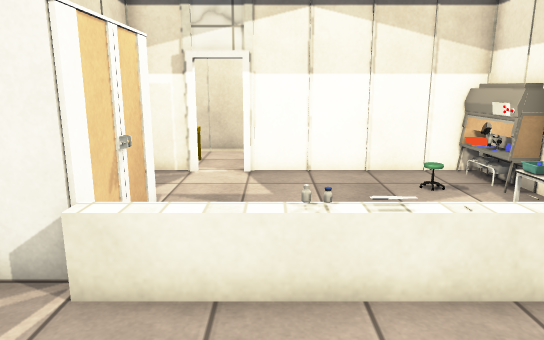
View 1 (above)

13 first-person views from a walk through a scene from a Unity 3-D project. The camera is 1.4 m above the floor, tilts 12° down and sees 70° across. The floor is counted in squares, 0.5 m on a side. Each view is taken from the middle of a square. On the plan, view 1 faces up. The plan holds only what a view shows up to about 20 squares ahead; the rest is blank. The place goes on beyond the plan. Some animated figures are not drawn. Door leaves are left out, so doorways stand open. Some surface patterns are stand-ins.

View 2
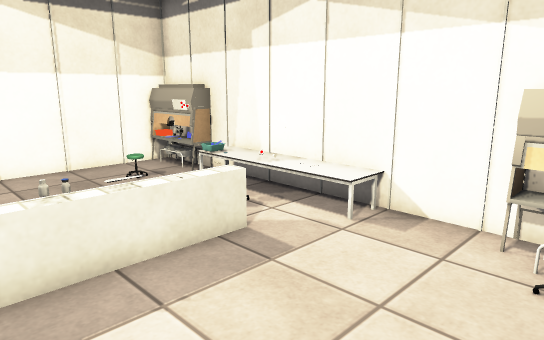

View 3
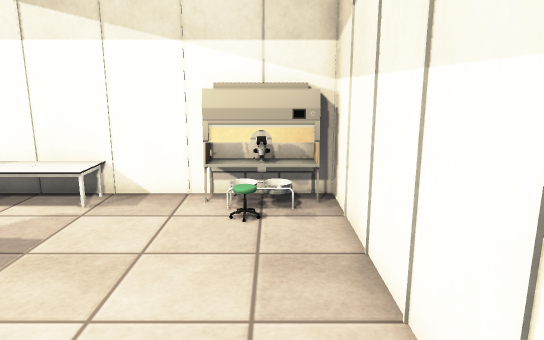

View 4
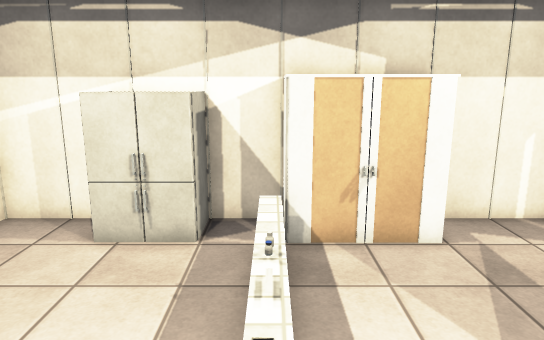

View 5
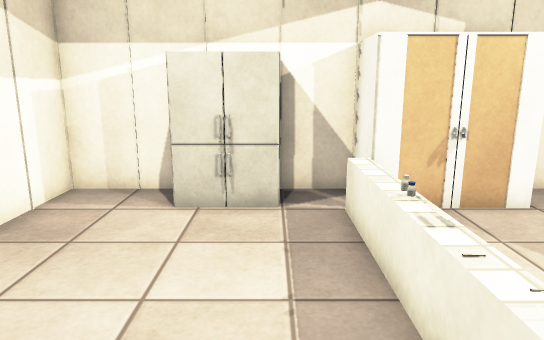

View 6
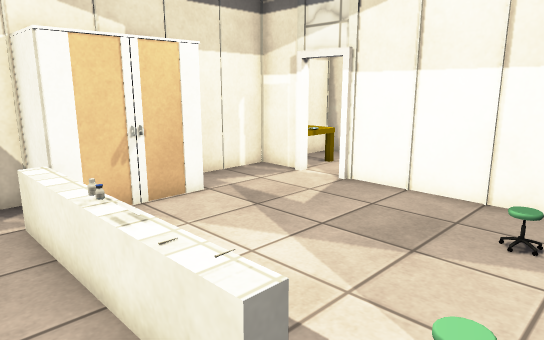

View 7
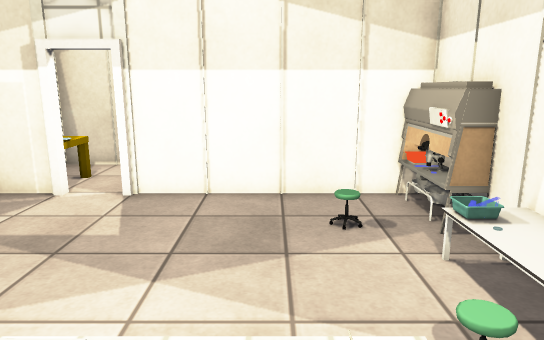

View 8
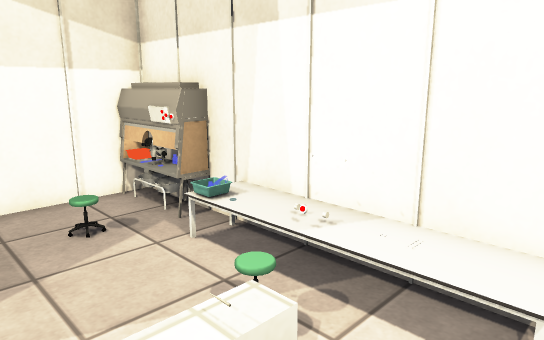

View 9
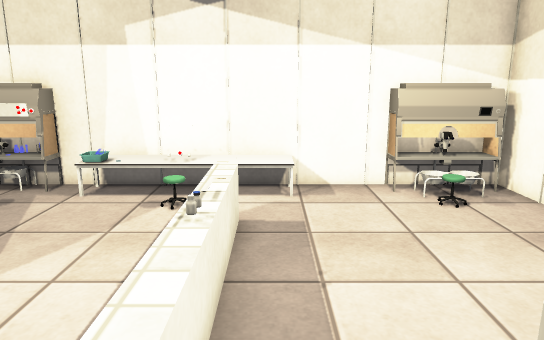

View 10
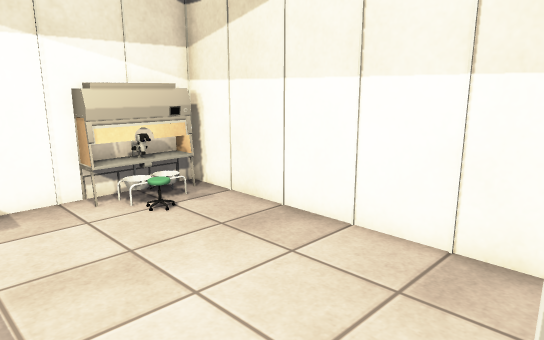

View 11
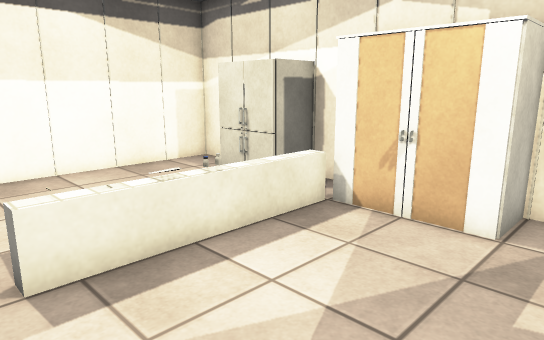

View 12
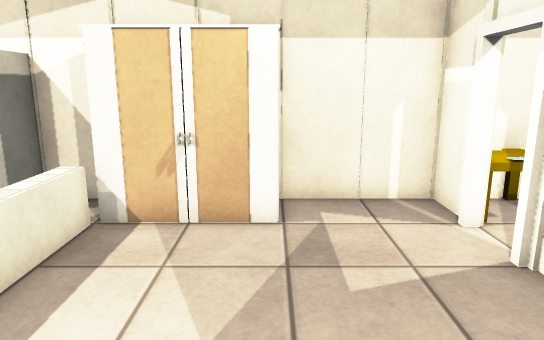

View 13
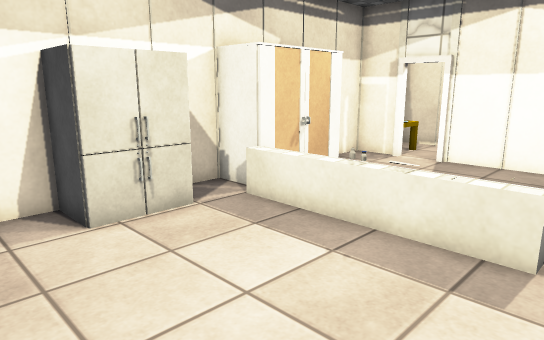

### Floor plan
Key: @ floor where view 1 was taken; # wall or solid block; . floor; / step, stairs or slope; D open door; = window, fence, low wall or low ledge; C closet; F fridge; O other object.
Columns run from 5 left of view 1 to 7 right of it. Each row starts with its distance up from view 1.
 13 ###DD########
 12 #..........OO
 11 #..........OO
 10 #..........O#
  9 #CC........O#
  8   C......../#
  7   C......../#
  6   C.......//#
  5 #CC==OOOO=./#
  4 #........../#
  3 #FF.........#
  2 # F.........#
  1 #FF........O#
  0 #....@.....OO
 -1 #..........OO
 -2 #..........O#
 -3 #############

Positions as (right, up) in squares from view 1, and headings:
1: (0, 0), facing up
2: (-1, -1), facing up-right
3: (-3, -1), facing right
4: (6, 5), facing left
5: (6, 3), facing left
6: (6, 3), facing up-left
7: (3, 3), facing up
8: (2, 3), facing up-right
9: (-4, 4), facing right
10: (-3, 4), facing down-right
11: (5, 11), facing down-left
12: (5, 9), facing left
13: (5, -2), facing up-left
